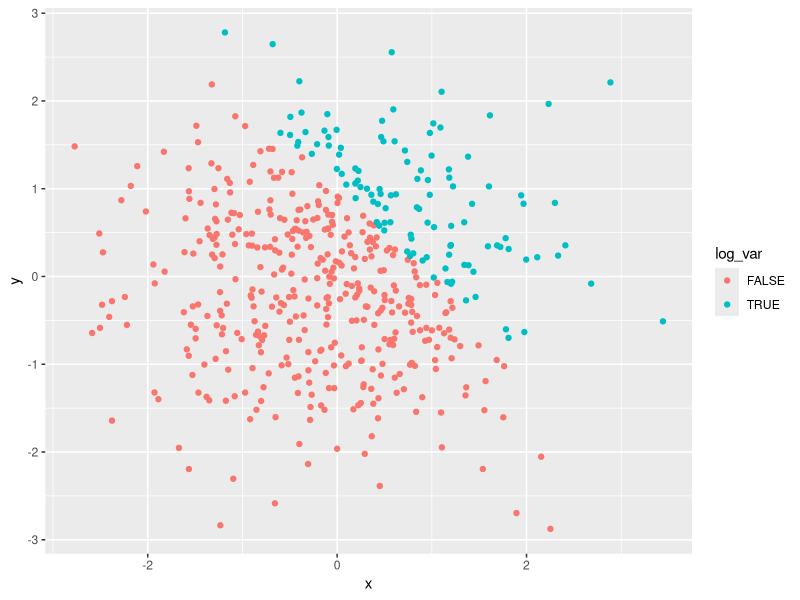
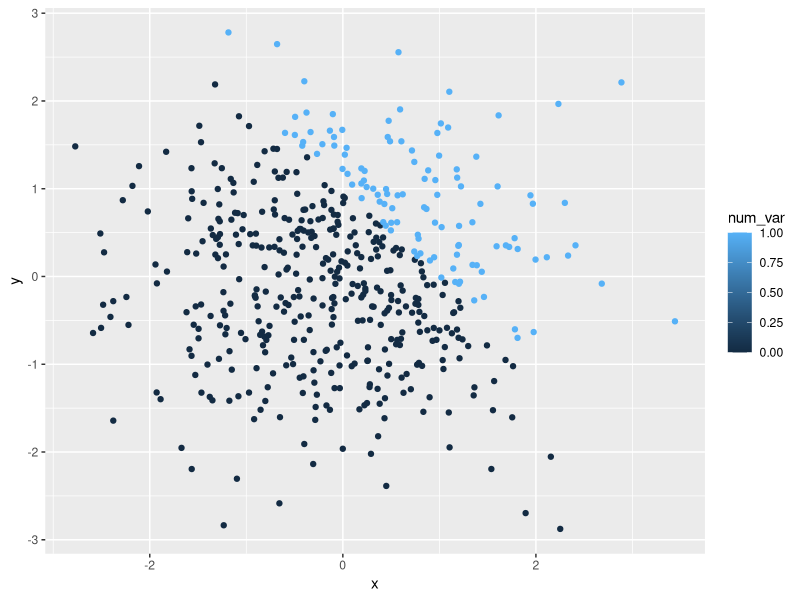
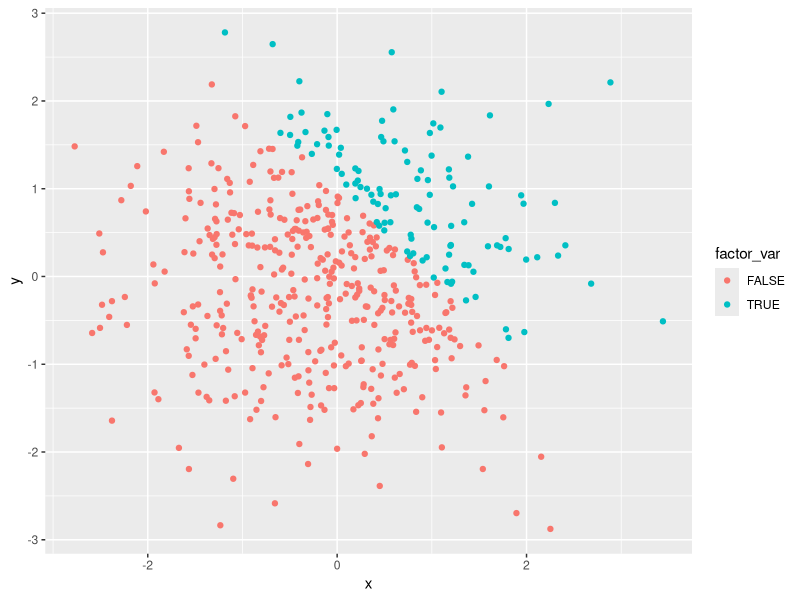
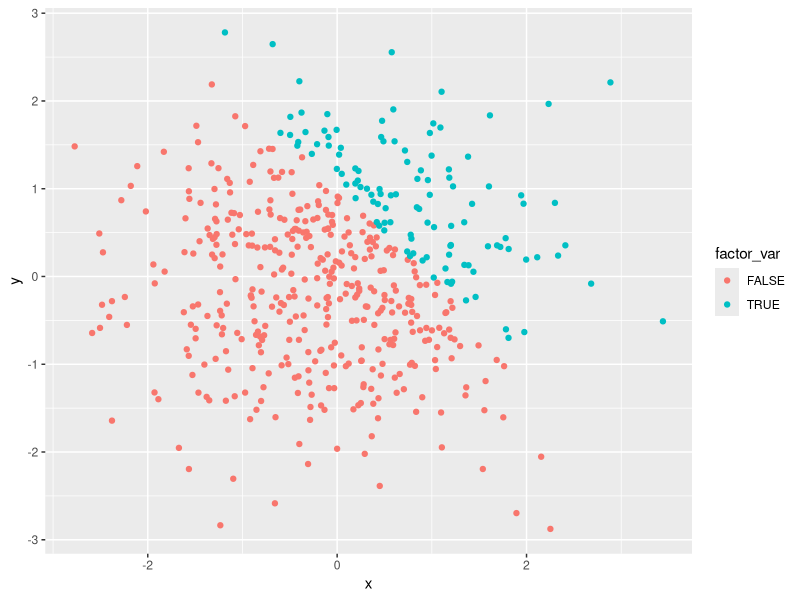

Here is the R script that generated these plots, in order:
## ---- chunk 1
knitr::opts_chunk$set(echo = TRUE)
## ---- chunk 2
#load packages
library(tidyverse)

#create data frame
df1 = tibble(
  norm_samp = rnorm(8),
  norm_samp_log = norm_samp > 0,
  char_var = as.character(norm_samp), 
  factor_var =  factor( c( "grp1", "grp2", "grp3", "grp3", "grp2", "grp1", "grp2", "grp3" ))
)

#try taking mean of each var
mean(pull (df1, norm_samp))
mean(pull (df1, norm_samp_log))
mean(pull (df1, char_var))
mean(pull (df1, factor_var))

#convert vars 
as.numeric(pull (df1, norm_samp_log))
as.numeric(pull (df1, char_var))
as.numeric(pull (df1, factor_var))
## ---- chunk 3
#logical to numeric
logical_num = as.numeric (pull (df1, norm_samp_log))

pull( df1, norm_samp) * logical_num

#logical to factor
logical_factor = as.factor (pull (df1, norm_samp_log))

pull( df1, norm_samp) * logical_factor #not possible

#logical to factor to numeric
logical_factor_num = as.numeric( 
  as.factor( pull (df1, norm_samp_log))
)

pull( df1, norm_samp) * logical_factor_num

## ---- chunk 4
# create dataframe
df2 = tibble(
  x = rnorm(500),
  y = rnorm(500),
  log_var = x + y > 1, 
  num_var = as.numeric(log_var),
  factor_var = as.factor(log_var)
)
## ---- chunk 5
# scatter plot - color by logical 
ggplot(df2, aes(x = x, y = y, color = log_var)) + geom_point()

# scatter plot - color by numeric 
ggplot(df2, aes(x = x, y = y, color = num_var)) + geom_point()

# scatter plot - color by factor 
ggplot(df2, aes(x = x, y = y, color = factor_var)) + geom_point()

#export first scatter plot
ggsave("scatter_plot_hw1.pdf", height = 4, width = 6) 
# ^ make sure goes to project directory 
